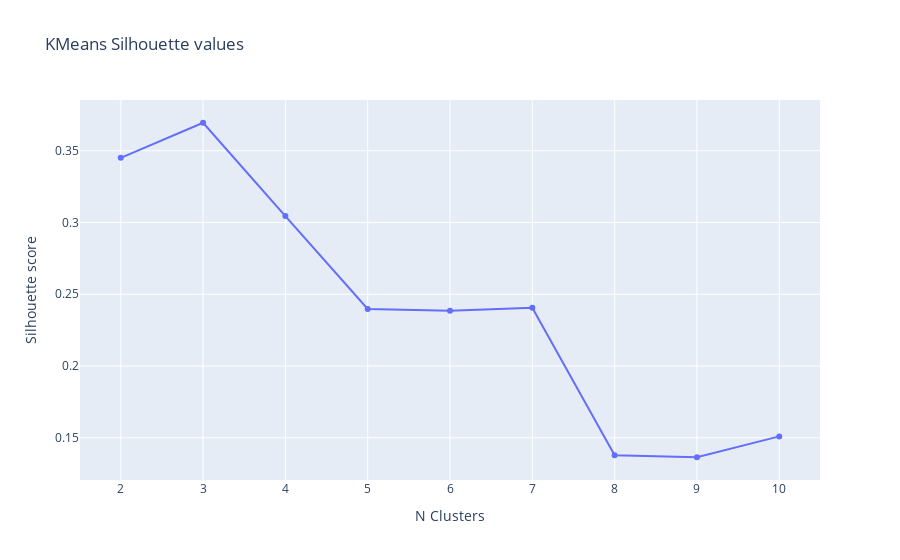

Notebook cell for this chart:
### Code cell
silhouette_values = [silhouette_score(norm_df, KMeans(n_clusters=k, random_state=42).fit_predict(norm_df)) for k in range(2,11)]

fig = go.Figure()
fig.add_trace(go.Scatter(x = [i for i in range(2,11)],
                         y = silhouette_values)
)
fig.update_layout(dict(title = 'KMeans Silhouette values',
				xaxis_title = 'N Clusters',
                       	yaxis_title='Silhouette score')
)

### Figure 1 — Plotly figure (JSON) as saved in the notebook; plotly's stock layout.template omitted (floating-point values rounded to 4 significant figures)
{"data": [{"type": "scatter", "x": [2, 3, 4, 5, 6, 7, 8, 9, 10], "y": [0.345, 0.3695, 0.3045, 0.2398, 0.2385, 0.2406, 0.1379, 0.1364, 0.1509]}], "layout": {"title": {"text": "KMeans Silhouette values"}, "xaxis": {"title": {"text": "N Clusters"}}, "yaxis": {"title": {"text": "Silhouette score"}}}}
